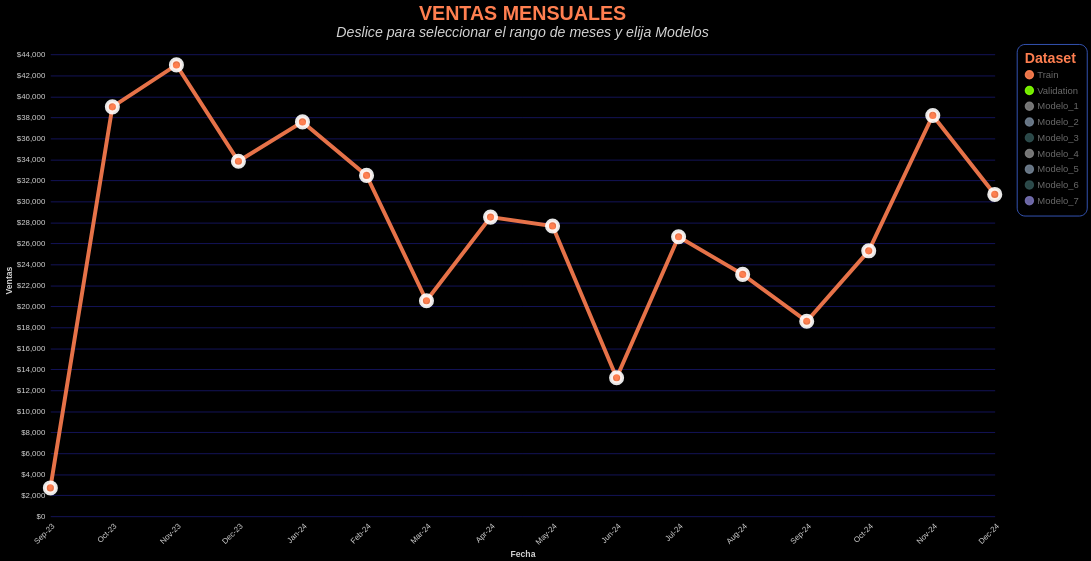

This figure's notebook cell:
### Markdown cell above
### Resultado

### Code cell
chart

### Figure 1 — Vega-Lite specification as saved in the notebook (floating-point values rounded to 4 significant figures)
{"config": {"view": {"continuousWidth": 400, "continuousHeight": 300, "stroke": null}, "background": "black", "axis": {"gridColor": "midnightblue", "domainColor": null, "tickColor": null, "labelColor": "#d3d3d3", "titleColor": "#d3d3d3"}, "legend": {"labelColor": "dimgray", "titleColor": "coral", "cornerRadius": 10, "fillColor": "black", "labelFontSize": 12, "padding": 10, "strokeColor": "royalblue", "titleFontSize": 18}, "line": {"strokeWidth": 2}, "axisX": {"grid": false}}, "layer": [{"mark": {"type": "line", "point": true, "strokeWidth": 5}, "encoding": {"color": {"field": "Dataset", "scale": {"domain": ["Train", "Validation", "Modelo_1", "Modelo_2", "Modelo_3", "Modelo_4", "Modelo_5", "Modelo_6", "Modelo_7"], "range": ["coral", "chartreuse", "gray", "slategray", "darkslategray", "grey", "slategrey", "darkslategrey", "#7570b3"]}, "title": "Dataset", "type": "nominal"}, "opacity": {"condition": {"test": "((datum.Dataset === 'Validation') || (datum.Dataset === 'Train'))", "value": 0.9}, "value": 0.4}, "strokeWidth": {"condition": {"test": "(datum.Dataset === 'Validation')", "value": 2}, "value": 5}, "x": {"axis": {"format": "%b-%y", "labelAngle": -45}, "field": "date", "title": "Fecha", "type": "temporal"}, "y": {"axis": {"format": "$,.0f"}, "field": "total", "title": "Ventas", "type": "quantitative"}}, "name": "view_1", "title": {"text": "VENTAS MENSUALES", "subtitle": "Deslice para seleccionar el rango de meses y elija Modelos", "color": "coral", "font": "Sans-Serif", "fontSize": 25, "fontWeight": "bold", "subtitleColor": "#d3d3d3", "subtitleFont": "Sans-Serif", "subtitleFontSize": 18, "subtitleFontStyle": "italic"}, "transform": [{"filter": {"param": "DatasetSelection", "empty": true}}, {"filter": "(datum.meses_transcurridos <= param_2)"}]}, {"mark": {"type": "point", "filled": true, "stroke": "white", "tooltip": true}, "encoding": {"color": {"field": "Dataset", "scale": {"domain": ["Train", "Validation", "Modelo_1", "Modelo_2", "Modelo_3", "Modelo_4", "Modelo_5", "Modelo_6", "Modelo_7"], "range": ["coral", "chartreuse", "gray", "slategray", "darkslategray", "grey", "slategrey", "darkslategrey", "#7570b3"]}, "title": "Dataset", "type": "nominal"}, "opacity": {"condition": {"test": "((datum.Dataset === 'Validation') || (datum.Dataset === 'Train'))", "value": 0.9}, "value": 0.4}, "size": {"condition": {"test": "(datum.months_since_start < param_2)", "value": 100}, "value": 200}, "strokeWidth": {"condition": {"test": "(datum.months_since_start < param_2)", "value": 2}, "value": 5}, "tooltip": [{"field": "date", "format": "%b-%y", "title": "Fecha", "type": "temporal"}, {"field": "Dataset", "title": "Dataset", "type": "nominal"}, {"field": "total", "format": "$,.0f", "title": "Ventas", "type": "quantitative"}], "x": {"axis": {"format": "%b-%y", "labelAngle": -45}, "field": "date", "title": "Fecha", "type": "temporal"}, "y": {"axis": {"format": "$,.0f"}, "field": "total", "title": "Ventas", "type": "quantitative"}}, "title": {"text": "VENTAS MENSUALES", "subtitle": "Deslice para seleccionar el rango de meses y elija Modelos", "color": "coral", "font": "Sans-Serif", "fontSize": 25, "fontWeight": "bold", "subtitleColor": "#d3d3d3", "subtitleFont": "Sans-Serif", "subtitleFontSize": 18, "subtitleFontStyle": "italic"}, "transform": [{"filter": {"param": "DatasetSelection", "empty": true}}, {"filter": "(datum.meses_transcurridos <= param_2)"}]}], "data": {"name": "data-e86f13dfc9a95628817e51f90a9556d2"}, "height": 600, "params": [{"name": "DatasetSelection", "select": {"type": "point", "fields": ["Dataset"], "toggle": "true"}, "bind": "legend", "views": ["view_1"]}, {"name": "param_2", "bind": {"input": "range", "max": 33, "min": 0, "name": "Meses transcurridos", "step": 1}, "value": 15}], "width": 1200, "$schema": "https://vega.github.io/schema/vega-lite/v5.20.1.json", "datasets": {"data-e86f13dfc9a95628817e51f90a9556d2": [{"date": "2023-09-01T00:00:00", "total": 2700.0, "Dataset": "Train", "meses_transcurridos": 0}, {"date": "2023-10-01T00:00:00", "total": 39020.0, "Dataset": "Train", "meses_transcurridos": 1}, {"date": "2023-11-01T00:00:00", "total": 43020.0, "Dataset": "Train", "meses_transcurridos": 2}, {"date": "2023-12-01T00:00:00", "total": 33830.0, "Dataset": "Train", "meses_transcurridos": 3}, {"date": "2024-01-01T00:00:00", "total": 37580.0, "Dataset": "Train", "meses_transcurridos": 4}, {"date": "2024-02-01T00:00:00", "total": 32490.0, "Dataset": "Train", "meses_transcurridos": 5}, {"date": "2024-03-01T00:00:00", "total": 20540.0, "Dataset": "Train", "meses_transcurridos": 6}, {"date": "2024-04-01T00:00:00", "total": 28510.0, "Dataset": "Train", "meses_transcurridos": 7}, {"date": "2024-05-01T00:00:00", "total": 27670.0, "Dataset": "Train", "meses_transcurridos": 8}, {"date": "2024-06-01T00:00:00", "total": 13200.0, "Dataset": "Train", "meses_transcurridos": 9}, {"date": "2024-07-01T00:00:00", "total": 26640.0, "Dataset": "Train", "meses_transcurridos": 10}, {"date": "2024-08-01T00:00:00", "total": 23050.0, "Dataset": "Train", "meses_transcurridos": 11}, {"date": "2024-09-01T00:00:00", "total": 18590.0, "Dataset": "Train", "meses_transcurridos": 12}, {"date": "2024-10-01T00:00:00", "total": 25300.0, "Dataset": "Train", "meses_transcurridos": 13}, {"date": "2024-11-01T00:00:00", "total": 38200.0, "Dataset": "Train", "meses_transcurridos": 14}, {"date": "2024-12-01T00:00:00", "total": 30670.0, "Dataset": "Train", "meses_transcurridos": 15}, {"date": "2025-01-01T00:00:00", "total": 30070.0, "Dataset": "Train", "meses_transcurridos": 16}, {"date": "2025-02-01T00:00:00", "total": 38560.0, "Dataset": "Train", "meses_transcurridos": 17}, {"date": "2025-03-01T00:00:00", "total": 46570.0, "Dataset": "Train", "meses_transcurridos": 18}, {"date": "2025-04-01T00:00:00", "total": 45080.0, "Dataset": "Train", "meses_transcurridos": 19}, {"date": "2025-05-01T00:00:00", "total": 56560.0, "Dataset": "Train", "meses_transcurridos": 20}, {"date": "2025-06-01T00:00:00", "total": 61800.0, "Dataset": "Train", "meses_transcurridos": 21}, {"date": "2025-07-01T00:00:00", "total": 76090.0, "Dataset": "Train", "meses_transcurridos": 22}, {"date": "2025-08-01T00:00:00", "total": 57020.0, "Dataset": "Train", "meses_transcurridos": 23}, {"date": "2025-09-01T00:00:00", "total": 70720.0, "Dataset": "Train", "meses_transcurridos": 24}, {"date": "2025-10-01T00:00:00", "total": 82940.0, "Dataset": "Train", "meses_transcurridos": 25}, {"date": "2025-11-01T00:00:00", "total": 63260.0, "Dataset": "Train", "meses_transcurridos": 26}, {"date": "2025-12-01T00:00:00", "total": 71670.0, "Dataset": "Train", "meses_transcurridos": 27}, {"date": "2026-01-01T00:00:00", "total": 64570.0, "Dataset": "Validation", "meses_transcurridos": 28}, {"date": "2026-02-01T00:00:00", "total": 58740.0, "Dataset": "Validation", "meses_transcurridos": 29}, {"date": "2026-03-01T00:00:00", "total": 112900.0, "Dataset": "Validation", "meses_transcurridos": 30}, {"date": "2026-04-01T00:00:00", "total": 109100.0, "Dataset": "Validation", "meses_transcurridos": 31}, {"date": "2026-05-01T00:00:00", "total": 150000.0, "Dataset": "Validation", "meses_transcurridos": 32}, {"date": "2026-06-01T00:00:00", "total": 150300.0, "Dataset": "Validation", "meses_transcurridos": 33}, {"date": "2026-01-01T00:00:00", "total": 67600.0, "Dataset": "Modelo_1", "meses_transcurridos": 28}, {"date": "2026-02-01T00:00:00", "total": 74410.0, "Dataset": "Modelo_1", "meses_transcurridos": 29}, {"date": "2026-03-01T00:00:00", "total": 72740.0, "Dataset": "Modelo_1", "meses_transcurridos": 30}, {"date": "2026-04-01T00:00:00", "total": 82350.0, "Dataset": "Modelo_1", "meses_transcurridos": 31}, {"date": "2026-05-01T00:00:00", "total": 84450.0, "Dataset": "Modelo_1", "meses_transcurridos": 32}, {"date": "2026-06-01T00:00:00", "total": 72680.0, "Dataset": "Modelo_1", "meses_transcurridos": 33}, {"date": "2026-01-01T00:00:00", "total": 74410.0, "Dataset": "Modelo_2", "meses_transcurridos": 28}, {"date": "2026-02-01T00:00:00", "total": 75300.0, "Dataset": "Modelo_2", "meses_transcurridos": 29}, {"date": "2026-03-01T00:00:00", "total": 70600.0, "Dataset": "Modelo_2", "meses_transcurridos": 30}, {"date": "2026-04-01T00:00:00", "total": 78520.0, "Dataset": "Modelo_2", "meses_transcurridos": 31}, {"date": "2026-05-01T00:00:00", "total": 91270.0, "Dataset": "Modelo_2", "meses_transcurridos": 32}, {"date": "2026-06-01T00:00:00", "total": 88050.0, "Dataset": "Modelo_2", "meses_transcurridos": 33}, {"date": "2026-01-01T00:00:00", "total": 104200.0, "Dataset": "Modelo_3", "meses_transcurridos": 28}, {"date": "2026-02-01T00:00:00", "total": 49320.0, "Dataset": "Modelo_3", "meses_transcurridos": 29}, {"date": "2026-03-01T00:00:00", "total": 82620.0, "Dataset": "Modelo_3", "meses_transcurridos": 30}, {"date": "2026-04-01T00:00:00", "total": 87910.0, "Dataset": "Modelo_3", "meses_transcurridos": 31}, {"date": "2026-05-01T00:00:00", "total": 83380.0, "Dataset": "Modelo_3", "meses_transcurridos": 32}, {"date": "2026-06-01T00:00:00", "total": 67360.0, "Dataset": "Modelo_3", "meses_transcurridos": 33}, {"date": "2026-01-01T00:00:00", "total": 74630.0, "Dataset": "Modelo_4", "meses_transcurridos": 28}, {"date": "2026-02-01T00:00:00", "total": 75530.0, "Dataset": "Modelo_4", "meses_transcurridos": 29}, {"date": "2026-03-01T00:00:00", "total": 68050.0, "Dataset": "Modelo_4", "meses_transcurridos": 30}, {"date": "2026-04-01T00:00:00", "total": 75890.0, "Dataset": "Modelo_4", "meses_transcurridos": 31}, {"date": "2026-05-01T00:00:00", "total": 85410.0, "Dataset": "Modelo_4", "meses_transcurridos": 32}, {"date": "2026-06-01T00:00:00", "total": 75390.0, "Dataset": "Modelo_4", "meses_transcurridos": 33}, {"date": "2026-01-01T00:00:00", "total": 83470.0, "Dataset": "Modelo_5", "meses_transcurridos": 28}, {"date": "2026-02-01T00:00:00", "total": 63550.0, "Dataset": "Modelo_5", "meses_transcurridos": 29}, {"date": "2026-03-01T00:00:00", "total": 71830.0, "Dataset": "Modelo_5", "meses_transcurridos": 30}, {"date": "2026-04-01T00:00:00", "total": 83560.0, "Dataset": "Modelo_5", "meses_transcurridos": 31}, {"date": "2026-05-01T00:00:00", "total": 63600.0, "Dataset": "Modelo_5", "meses_transcurridos": 32}, {"date": "2026-06-01T00:00:00", "total": 71860.0, "Dataset": "Modelo_5", "meses_transcurridos": 33}, {"date": "2026-01-01T00:00:00", "total": 70090.0, "Dataset": "Modelo_6", "meses_transcurridos": 28}, {"date": "2026-02-01T00:00:00", "total": 70390.0, "Dataset": "Modelo_6", "meses_transcurridos": 29}, {"date": "2026-03-01T00:00:00", "total": 70330.0, "Dataset": "Modelo_6", "meses_transcurridos": 30}, {"date": "2026-04-01T00:00:00", "total": 70340.0, "Dataset": "Modelo_6", "meses_transcurridos": 31}, {"date": "2026-05-01T00:00:00", "total": 70340.0, "Dataset": "Modelo_6", "meses_transcurridos": 32}, {"date": "2026-06-01T00:00:00", "total": 70340.0, "Dataset": "Modelo_6", "meses_transcurridos": 33}, {"date": "2026-01-01T00:00:00", "total": 74420.0, "Dataset": "Modelo_7", "meses_transcurridos": 28}, {"date": "2026-02-01T00:00:00", "total": 72680.0, "Dataset": "Modelo_7", "meses_transcurridos": 29}, {"date": "2026-03-01T00:00:00", "total": 82190.0, "Dataset": "Modelo_7", "meses_transcurridos": 30}, {"date": "2026-04-01T00:00:00", "total": 89630.0, "Dataset": "Modelo_7", "meses_transcurridos": 31}, {"date": "2026-05-01T00:00:00", "total": 95660.0, "Dataset": "Modelo_7", "meses_transcurridos": 32}, {"date": "2026-06-01T00:00:00", "total": 94970.0, "Dataset": "Modelo_7", "meses_transcurridos": 33}]}}
